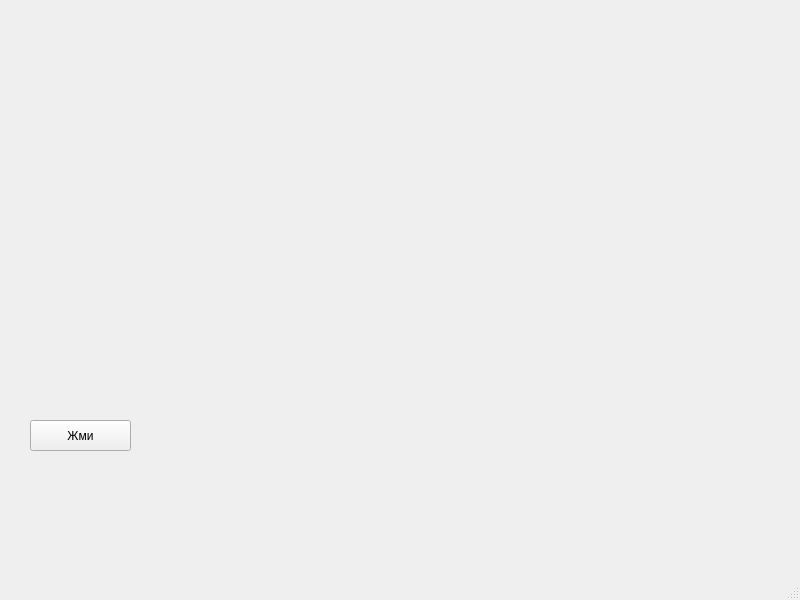
<?xml version="1.0" encoding="UTF-8"?>
<ui version="4.0">
 <class>MainWindow</class>
 <widget class="QMainWindow" name="MainWindow">
  <property name="geometry">
   <rect>
    <x>0</x>
    <y>0</y>
    <width>800</width>
    <height>600</height>
   </rect>
  </property>
  <property name="windowTitle">
   <string>MainWindow</string>
  </property>
  <widget class="QWidget" name="centralwidget">
   <widget class="QPushButton" name="btn">
    <property name="geometry">
     <rect>
      <x>30</x>
      <y>420</y>
      <width>101</width>
      <height>31</height>
     </rect>
    </property>
    <property name="text">
     <string>Жми</string>
    </property>
   </widget>
  </widget>
  <widget class="QMenuBar" name="menubar">
   <property name="geometry">
    <rect>
     <x>0</x>
     <y>0</y>
     <width>800</width>
     <height>26</height>
    </rect>
   </property>
  </widget>
  <widget class="QStatusBar" name="statusbar"/>
 </widget>
 <resources/>
 <connections/>
</ui>
